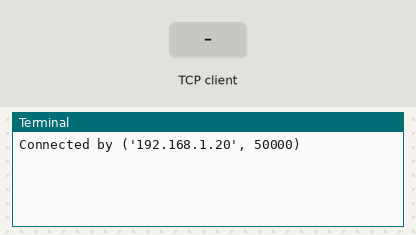
This program was run on a simulated Raspberry Pi (BCM pin numbers). On the bench: the last lines printed to the terminal. The inputs (shaded band) are chosen by the test bench. One TCP client connects 1 s after the port opens and stays connected.

Above: at 1.2 s.
1.3 s: the TCP client sends "5"
At 1.8 s:
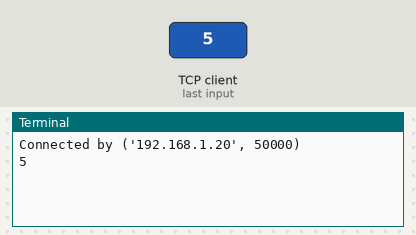
2.8 s: the TCP client sends "0"
At 4.1 s:
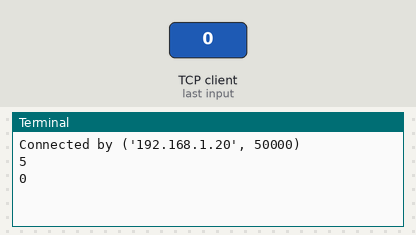

The program:

server.py
```python
import socket
from smbus import SMBus

HOST = '192.168.1.13'
PORT = 8080

addrs = 0x8 # bus address
bus = SMBus(1) # indicates /dev/ic2-1

s = socket.socket(socket.AF_INET, socket.SOCK_STREAM)
s.bind((HOST, PORT))
s.listen(2)

while True:
    client, addr = s.accept()

    try:
        print('Connected by', addr)

        numb = 1
        while numb == 1:
            data = client.recv(1024)
            str_data = data.decode("utf8")

            if str_data == "5":
                print("5")
            #    bus.write_byte(addrs, 0x0)
            #elif str_data != "5" or str_data == null:
            #    bus.write_byte(addrs, 0x1)
            elif str_data == "0":
                print("0")
            elif str_data == "1":
            	print("1")
            elif str_data == "2":
            	print("2")
            elif str_data == "3":
            	print("3")
            elif str_data == "4":
            	print("4")
            #elif str_data == "5":
            #	print("5")
            else:
                numb = 0
    finally:
        client.close()

s.close()
```

Measured:
- after the input at 1.3 s, the terminal: prints a new line at once (image 1)
- after the input at 2.8 s, the terminal: prints a new line at once (image 2)
